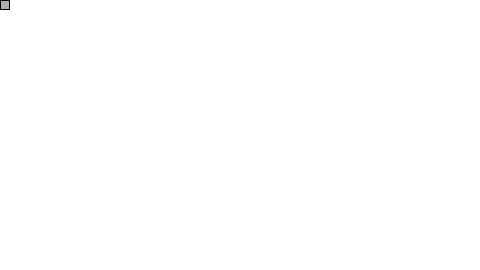
Frame 1 (no input)
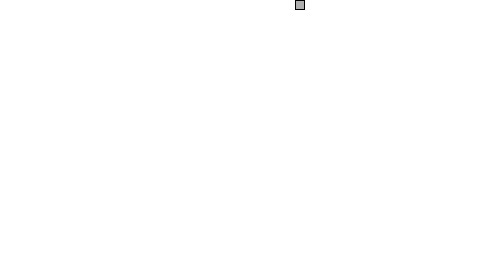
Frame 60 (the mouse pressed at the canvas centre just before this capture)
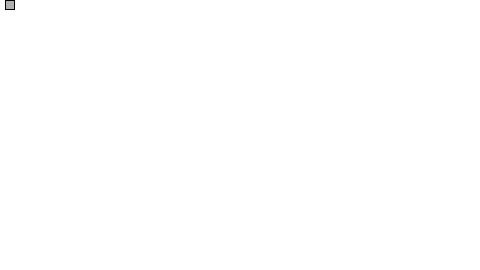
Frame 120 (the mouse held since frame 60 and released just before this capture)

The Processing sketch that drew these frames (run headless with seeded random() and noise(); from frame 60 on, the mouse is pressed at the canvas centre):

// Processing sketch: sketch_200201a
// ── sketch_200201a.pde
void setup() {
size(480, 270);
}

//Task 3-5
//// Conditional from mouse
//// Three variables for the background color.
//float r = 0;
//float b = 0;
//float g = 0;
//void draw() {
//// Color the background and draw lines to divide the window in quadrants.
//background(255,255,255);
//stroke(255);
//line(width/2,0,width/2,height);
//line(0,height/2,width,height/2);
//fill(r,g,b);
//if(mouseX<width/2&&mouseY<height/2){
//rect(0,0,width/2,height/2);
//}
//else if(mouseX>width/2&&mouseY<height/2){
//  rect(width/2,0,width/2,height/2);
//}
//else if(mouseX<width/2&&mouseY>height/2){
//  rect(0,height/2,width/2,height/2);
//}
//else{
//  rect(width/2,height/2,width/2,height/2);
//}

//// If the mouse is on the right hand side of the window, increase red.
//// Otherwise, it is on the left hand side anddecrease red.
//if (mouseX > width/2) {
//  r = r + 1;
//} else {
//  r = r - 1;
//}
//// If the mouse is on the bottom of the window, increase blue.
//// Otherwise, it is on the top and decrease blue.
//if (mouseY > height/2) {
//  b = b + 1;
//} else {
//  b = b - 1;
//}
//// If the mouse is pressed (using the systemvariable mousePressed)
//if (mousePressed) {
//  g = g + 1;
//} else {
//  g = g - 1;
//}
//  // Constrain all color values to between 0 and 255.
//  r = constrain(r,0,255);
//  g = constrain(g,0,255);
//  b = constrain(b,0,255);
//}
//void mousePressed() {
//println(mouseX+" "+mouseY);
//}

// Hold down the button
// Task 3-6
//boolean button = false;
//int x = 50;
//int y = 50;
//int w = 100;
//int h = 75;

//void draw() {
//// The button is pressed if (mouseX,mouseY) is inside the rectangle and mousePressed is true.
//if (mouseX > x && mouseX < x+w && mouseY > y &&
//mouseY < y+h && mousePressed&&button !=true) {
//  button = true;
//}
//else if(mouseX > x && mouseX < x+w && mouseY > y &&
//mouseY < y+h && mousePressed) {
//  button = false;
//}
//if (button) {
//background(255);
//stroke(0);
//} else {
//background(0);
//stroke(255);
//}
//fill(175);
//rect(x,y,w,h);
//}
//Task3-7

//int x = 0;
//int speed = 2;
//int y=0;
//int speed2 = 3;

//void draw() {
//background(255);
//// Add the current speed to the x location.
//x = x + speed;
//y=y+speed2;
//if ((y > height) || (y < 0)) {
//// If the object reaches either edge, multiply speed by -1 to turn it around.
//speed2 = speed2 * -1;
//}
//// Remember, || means "or."
//if ((x > width) || (x < 0)) {
//// If the object reaches either edge, multiply speed by -1 to turn it around.
//speed = speed * -1;
//}
//if(mouse){
// z=z+speed3;
//    if(z>width||z<0){
//      speed3 *=-1;
//    }
//   fill(45,123,145);
//   triangle(0+z,260,55+z,260,30+z,200);
//}

//// Display circle at x location
//stroke(0);
//fill(175);
//ellipse(x,100,32,32);
//fill(175,3,45);
//ellipse(240,y,32,32);
//}
//boolean mouse = false;
//int z=0,speed3=5;
//void mousePressed(){
//  mouse =true;
//}


//Task3.8
// Square following edge, uses a state variable
int x = 0,y=0,speed=5,state=0;// x location of square// y location of square// speed of square
// A variable to keep track of the squares "state."
// Depending on the value of its state,it will either move right, down, left, or up.
void draw() {
background(255);
// Display the square
stroke(0);
fill(175);
rect(x,y,9,9);
if(mouse){speed = speed*-1;mouse = false;}
// If the state is 0, move to the right.
if (state == 0) {
  x = x + speed;
// If, while the state is 0, it reaches the right side of the window, change the state to 1
// Repeat this same logic for all states!?
if (x > width-10) 
{
x = width-10;
state = 1;
}
}
else if (state == 1) 
{
  y = y + speed;
  if (y > height-10) 
  {
  y = height-10;state = 2;
  }
} 
else if (state == 2) 
{
  x = x - speed;
  if (x < 0) 
  {
    x = 0;state = 3;
  }
} 
else if (state == 3) 
{
  y = y - speed;
  if (y < 0)
  {
    y = 0;state=0;
  }
}
}
boolean mouse=false;
void mousePressed(){
  mouse =true;
}
